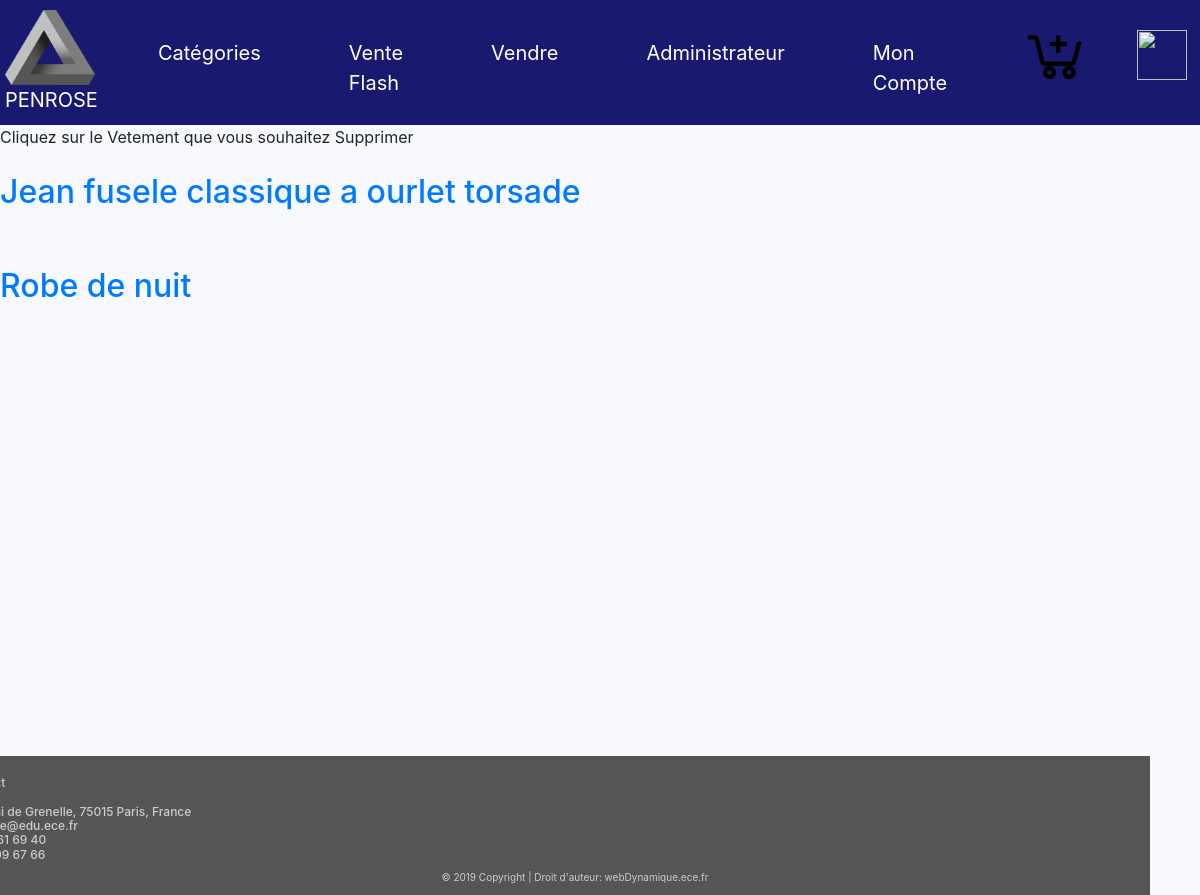
The page /Rvetement.php on the database its author committed.
### tables this page shows
CREATE TABLE IF NOT EXISTS `items` (
  `ID` int(50) NOT NULL AUTO_INCREMENT,
  `Titre` varchar(255) NOT NULL,
  `Photos` varchar(255) NOT NULL,
  `Description` varchar(1000) NOT NULL,
  `Video` varchar(255) NOT NULL,
  `Categorie` varchar(255) NOT NULL,
  `Prix` varchar(255) NOT NULL,
  `vendu` int(50) NOT NULL,
  `id_vend` int(11) NOT NULL,
  PRIMARY KEY (`ID`),
  KEY `ID` (`ID`)
);

### Rvetement.php (the view, shortened to what this page needs)
<!DOCTYPE html>
<html>
<head>
<link rel="stylesheet"
href="https://stackpath.bootstrapcdn.com/bootstrap/4.1.3/css/bootstrap.min.css">
<link rel="stylesheet" type="text/css" href="styles.css">
</head>
<body>
<nav class="navbar navbar-expand-md">
<a class="navbar-brand" href="https://sites.google.com/site/tpe44lesillusionsoptiques/info-presse-classeur/le-triangle-de-penrose"><img class="logo" src="logo.png" height='75' width='90'/><br>	PENROSE</a>
<div class="collapse navbar-collapse" id="main-navigation">
<ul class="navbar-nav">
<li class="nav-item"><a class="nav-link"
href="Categorie.php">Catégories</a></li>
<li class="nav-item"><a class="nav-link" href="Venteflash.php">Vente Flash</a></li>
<li class="nav-item"><a class="nav-link"
href="verif_vendeur.php">Vendre</a></li>
<li class="nav-item"><a class="nav-link"
href="verif_admi.php">Administrateur</a></li>
<li class="nav-item"><a class="nav-link"
href="verif_acheteur.php">Mon Compte</a></li>
<a class="navbar-brand" href="Panier.php"><img class="panier" src="panier.png" height='70' width='70'> </a>
<a class="navbar-brand" href="logout.php"><img class="deco" src="Deco.png" height='50' width='50'> </a>
</ul>
</div>
</nav>
<div> Cliquez sur le Vetement que vous souhaitez Supprimer
<?php
		$database = "ece_amazon";
		$db_handle = mysqli_connect('localhost', 'root', 'root');
		$db_found = mysqli_select_db($db_handle, $database);
		if ($db_found)
		{
			$sql = "SELECT * FROM items WHERE Categorie='Vetements'";
			$result = mysqli_query($db_handle, $sql);
			while($data = mysqli_fetch_assoc($result))
			{
				?>
				<br><br>
				<div class="texte-2">
					<a href="?show=<?php echo $data["Titre"];?>"><h2><?php echo $data["Titre"];?></h2></a>
				</div>
				<?php
			}
		}
		else {echo "Database not found";}
	?>
</div>
<footer class="page-footer3">
<div class="container">
<div class="row">
<div class="col-lg-8 col-md-8 col-sm-12">
</div>
<h4 class="contact">Contact<br> <br>
37, quai de Grenelle, 75015 Paris, France <br>
penrose@edu.ece.fr <br>
06 22 61 69 40 <br>
06 13 99 67 66
</h4>
</div>
</div>
<div class="copyright">&copy; 2019 Copyright | Droit
d'auteur: webDynamique.ece.fr </div>
</footer>
</body>
</html>

### styles.css (style rules this page uses)
body { padding: 0px; margin: 0px; background: #F8F8FF; }
.navbar { background:#191970; padding: 5px; font-size: 20px; }
.logo { margin-right:0px; }
.panier { margin-left:30px; margin-top:-5px; }
.deco { margin-left:30px; margin-top:5px; }
.nav-link, .navbar-brand { color: #fff; cursor: pointer; }
.nav-link { margin-left: 1.8em !important; margin-right: 1.8em; margin-top: 0.5em !important; }
.navbar-collapse { justify-content: flex-end; }
.page-footer3 { background-color: #555; color: #ccc; padding: 20px; padding-bottom: 10px; margin-top: 450px; margin-right: 50px; }
.contact { font-size: 12px; margin-left: -800px; }
.copyright { font-size:10px; text-align: center; }

### rows shown on the page
items: Titre "Jean fusele classique a ourlet torsade"
items: Titre "Robe de nuit"
